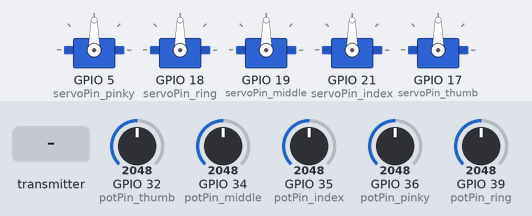
A sketch run on a simulated ESP32. Shown: 5 × servo. The inputs (shaded band) are chosen by the test bench; at power-on: GPIO 32 (potPin_thumb) = 2048, GPIO 34 (potPin_middle) = 2048, GPIO 35 (potPin_index) = 2048, GPIO 36 (potPin_pinky) = 2048, GPIO 39 (potPin_ring) = 2048. What the sketch prints to the serial monitor is not drawn.

Above: at 1.2 s.
1.3 s: the transmitter starts sending val_pinky = 0
At 2.6 s:
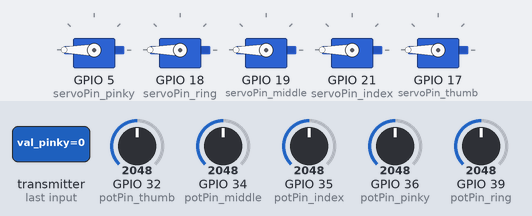
Timing chart, 0 to 4.3 s (numbered marks = the images above; inputs shaded):
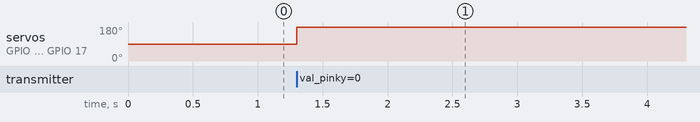

Measured:
- after the input at 1.3 s, servo on GPIO 5 (servoPin_pinky), servo on GPIO 18 (servoPin_ring), servo on GPIO 19 (servoPin_middle), servo on GPIO 21 (servoPin_index), servo on GPIO 17 (servoPin_thumb): 90° → 180° at once

The sketch:

Glove_code.ino
```cpp
// (licence header left out)
#include <esp_now.h>
#include <WiFi.h>
#include <ESP32Servo.h>

// Create servo object to control the servos
Servo myservo_pinky;
Servo myservo_ring;
Servo myservo_middle;
Servo myservo_index;
Servo myservo_thumb;

int ADC_Max = 4096;

// Pin locations for the servos
int servoPin_pinky = 5;
int servoPin_ring = 18;
int servoPin_middle = 19;
int servoPin_index = 21;
int servoPin_thumb = 17;

// MAC Address of our hand receiver (each ESP32 has there own MAC Address if you use this please
// use the MAC Addresses for your spefic board)
uint8_t broadcastAddress[] = {0xC8,0xC9,0xA3,0xC5,0xDF,0xC8};

int potPin_pinky = 36;
int potPin_ring = 39;
int potPin_middle = 34;
int potPin_index = 35;
int potPin_thumb = 32;

// Variable to store if sending data was successful
String success;

// Data structure for the send and recieve data.
// Structure must be the same for the reciever and sender.
typedef struct struct_message {
    int val_pinky;
    int val_ring;
    int val_middle;
    int val_index;
    int val_thumb;
    bool button1;
} struct_message;

// Create a struct_message called potReading to hold sensor readings
struct_message potReading;

// Create a struct_message to hold incoming sensor readings
struct_message incomingReadings;

// Peer to peer communication
esp_now_peer_info_t peerInfo;

// Variables to store manipulated sensor data
int val_pinky = 0;
int val_ring = 0;
int val_middle = 0;
int val_index = 0;
int val_thumb = 0;
bool button1 = 0;


// Callback when data is sent
void OnDataSent(const uint8_t *mac_addr, esp_now_send_status_t status) {

  Serial.print("\r\nLast Packet Send Status:\t");
  Serial.println(status == ESP_NOW_SEND_SUCCESS ? "Delivery Success" : "Delivery Fail");
  if (status ==0){
    success = "Delivery Success :)";
  }
  else{
    success = "Delivery Fail :(";
  }
}

// Callback when data is received
void OnDataRecv(const uint8_t * mac, const uint8_t *incomingData, int len) {

  // allows us to see the size of the data we are receiving from the glove.
  memcpy(&incomingReadings, incomingData, sizeof(incomingReadings));
  Serial.print("Bytes received: ");
  Serial.println(len);

//  Serial.print("button1 Value: ");
//  Serial.println(incomingReadings.button1);
  button1 = incomingReadings.button1;

  // If the button is pushed, the pots will no longer send position updates to the hand
  // The values from the hand are manipulated to have the servos in the correct position
  // to restrict moevement on the glove.
  if (button1)
  {
    int temp1 = 180 - incomingReadings.val_pinky;
    val_pinky = abs(temp1);
    myservo_pinky.write(val_pinky);                  // set the servo position according to the scaled value
//    Serial.print("Pinky Servo Value: ");
//    Serial.println(val_pinky);

    int temp2 = 180 - incomingReadings.val_ring;
    val_ring = abs(temp2);
    myservo_ring.write(val_ring);                  // set the servo position according to the scaled value
//    Serial.print("Ring Servo Value: ");
//    Serial.println(val_ring);

    int temp3 = 180 - incomingReadings.val_middle;
    val_middle = abs(temp3);
    myservo_middle.write(val_middle);                  // set the servo position according to the scaled value
//    Serial.print("Middle Servo Value: ");
//    Serial.println(val_middle);

    int temp4 = 180 - incomingReadings.val_index;
    val_index = abs(temp4);
    myservo_index.write(val_index);                  // set the servo position according to the scaled value
//    Serial.print("Index Servo Value: ");
//    Serial.println(val_index);

    int temp5 = 180 - incomingReadings.val_index;
    val_thumb = abs(temp5);
    myservo_thumb.write(val_thumb);                  // set the servo position according to the scaled value
//    Serial.print("Thumb Servo Value: ");
//    Serial.println(val_thumb);
  }

  // Set servos back to full to allow for full range of motion
  else
  {
    myservo_pinky.write(180);
    myservo_ring.write(180);
    myservo_middle.write(180);
    myservo_index.write(180);
    myservo_thumb.write(180);
  }
}

// Setup function for the servos and WIFI
void setup() {

  // Timers for the servos
  ESP32PWM::allocateTimer(0);
  ESP32PWM::allocateTimer(1);
  ESP32PWM::allocateTimer(2);
  ESP32PWM::allocateTimer(3);

  // Standard 50hz servo
  myservo_pinky.setPeriodHertz(50);
  myservo_ring.setPeriodHertz(50);
  myservo_middle.setPeriodHertz(50);
  myservo_index.setPeriodHertz(50);
  myservo_thumb.setPeriodHertz(50);

  // Attaching the servos to the pins on the ESP32
  myservo_pinky.attach(servoPin_pinky, 500, 2400);
  myservo_ring.attach(servoPin_ring, 500, 2400);
  myservo_middle.attach(servoPin_middle, 500, 2400);
  myservo_index.attach(servoPin_index, 500, 2400);
  myservo_thumb.attach(servoPin_thumb, 500, 2400);

  // Init Serial Monitor
  Serial.begin(115200);

  // Set device as a Wi-Fi Station
  WiFi.mode(WIFI_STA);

  // Init ESP-NOW
  if (esp_now_init() != ESP_OK) {
    Serial.println("Error initializing ESP-NOW");
    return;
  }

  // Once ESPNow is successfully Init, we will register for Send CB to
  // get the status of Trasnmitted packet
  esp_now_register_send_cb(OnDataSent);

  // Register peer
  memcpy(peerInfo.peer_addr, broadcastAddress, 6);
  peerInfo.channel = 0;
  peerInfo.encrypt = false;

  // Add peer
  if (esp_now_add_peer(&peerInfo) != ESP_OK){
    Serial.println("Failed to add peer");
    return;
  }
  // Register for a callback function that will be called when data is received
  esp_now_register_recv_cb(OnDataRecv);
}

// This loop is the main function where we look at the status of the 5 pots and then send data to the
// hand. We give it a 50ms delay to allow the servos to get into position.
void loop() {

  // When the button on the hand is pressed the
  if (!incomingReadings.button1)
  {
    potReading.val_pinky = analogRead(potPin_pinky);
    potReading.val_ring = analogRead(potPin_ring);
    potReading.val_middle = analogRead(potPin_middle);
    potReading.val_index = analogRead(potPin_index);
    potReading.val_thumb = analogRead(potPin_thumb);
  }
  // Send message via ESP-NOW
  esp_err_t result = esp_now_send(broadcastAddress, (uint8_t *) &potReading, sizeof(potReading));

  if (result == ESP_OK) {
    Serial.println("Sent with success");
  }
  else {
    Serial.println("Error sending the data");
  }
  delay(50);
}
```
